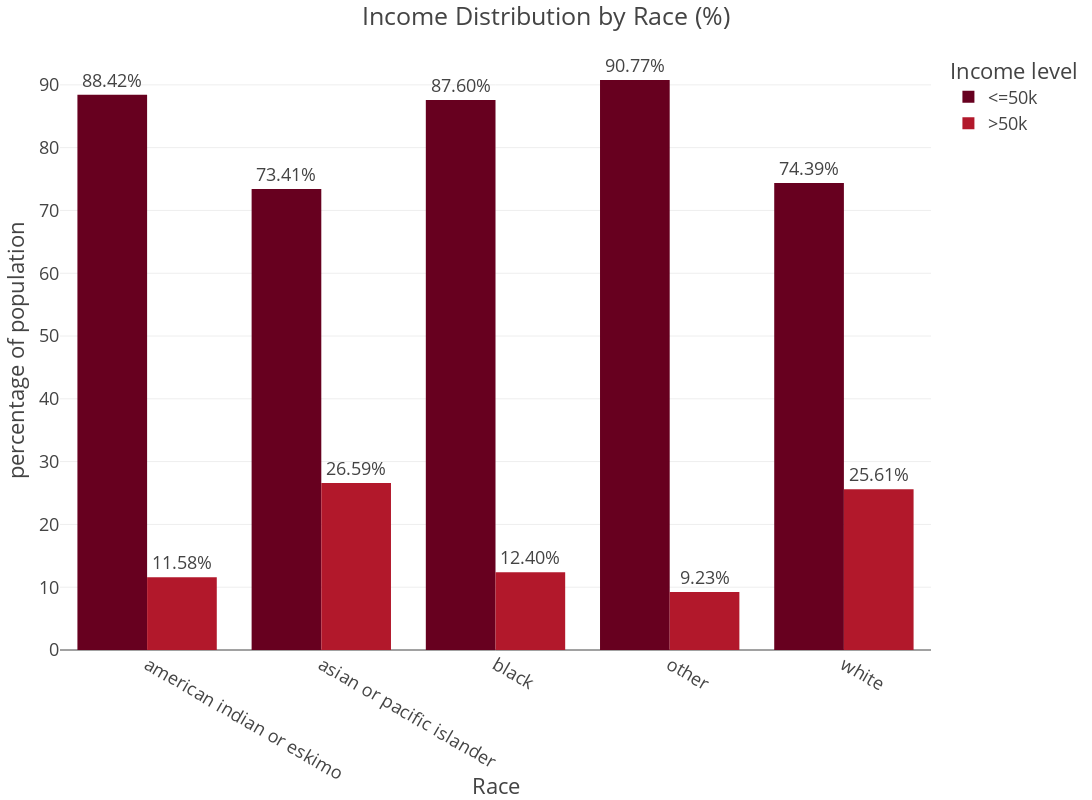

The cell this chart's notebook holds for it:
### Code cell
fig = px.bar(
    adult_df_income_race,  
    x="race",     
    y="percentage",
    color="income",
    title="Income Distribution by Race (%)",
    barmode="group",
    height=800,
    width=1200,
    color_discrete_sequence=px.colors.sequential.RdBu,
    text="percentage"
)

fig.update_traces(texttemplate="%{text:.2f}%",textposition= "outside")

fig.update_layout(
    template="presentation",
    xaxis_title="Race",
    yaxis_title="percentage of population",
    legend_title = dict(text='Income level'),
    xaxis_title_standoff=50 ,
    margin=dict(l=60,r=50,t=50 ,b=150),
    paper_bgcolor = "rgba(0, 0, 0, 0)",
    plot_bgcolor = "rgba(0, 0, 0, 0)"
)
fig.show()
fig.write_image(os.path.join(result_dir, 'Income_distribution_pie_chart.jpg'))
fig.write_image(os.path.join(result_dir, 'Income_distribution_pie_chart.png'))
fig.write_html(os.path.join(result_dir, 'Income_distribution_pie_chart.html'))

### Figure 1 — Plotly figure (JSON) as saved in the notebook; plotly's stock layout.template omitted (floating-point values rounded to 4 significant figures)
{"data": [{"alignmentgroup": "True", "hovertemplate": "income=<=50k<br>race=%{x}<br>percentage=%{text}<extra></extra>", "legendgroup": "<=50k", "marker": {"color": "rgb(103,0,31)", "pattern": {"shape": ""}}, "name": "<=50k", "offsetgroup": "<=50k", "orientation": "v", "showlegend": true, "text": [88.42, 73.41, 87.6, 90.77, 74.39], "textposition": "outside", "texttemplate": "%{text:.2f}%", "type": "bar", "x": ["american indian or eskimo", "asian or pacific islander", "black", "other", "white"], "xaxis": "x", "y": [88.42, 73.41, 87.6, 90.77, 74.39], "yaxis": "y"}, {"alignmentgroup": "True", "hovertemplate": "income=>50k<br>race=%{x}<br>percentage=%{text}<extra></extra>", "legendgroup": ">50k", "marker": {"color": "rgb(178,24,43)", "pattern": {"shape": ""}}, "name": ">50k", "offsetgroup": ">50k", "orientation": "v", "showlegend": true, "text": [11.58, 26.59, 12.4, 9.225, 25.61], "textposition": "outside", "texttemplate": "%{text:.2f}%", "type": "bar", "x": ["american indian or eskimo", "asian or pacific islander", "black", "other", "white"], "xaxis": "x", "y": [11.58, 26.59, 12.4, 9.225, 25.61], "yaxis": "y"}], "layout": {"barmode": "group", "height": 800, "legend": {"title": {"text": "Income level"}, "tracegroupgap": 0}, "margin": {"b": 150, "l": 60, "r": 50, "t": 50}, "paper_bgcolor": "rgba(0, 0, 0, 0)", "plot_bgcolor": "rgba(0, 0, 0, 0)", "title": {"text": "Income Distribution by Race (%)"}, "width": 1200, "xaxis": {"anchor": "y", "autorange": true, "domain": [0, 1], "range": [-0.5, 4.5], "title": {"standoff": 50, "text": "Race"}, "type": "category"}, "yaxis": {"anchor": "x", "autorange": true, "domain": [0, 1], "range": [0, 95.55], "title": {"text": "percentage of population"}, "type": "linear"}}}
